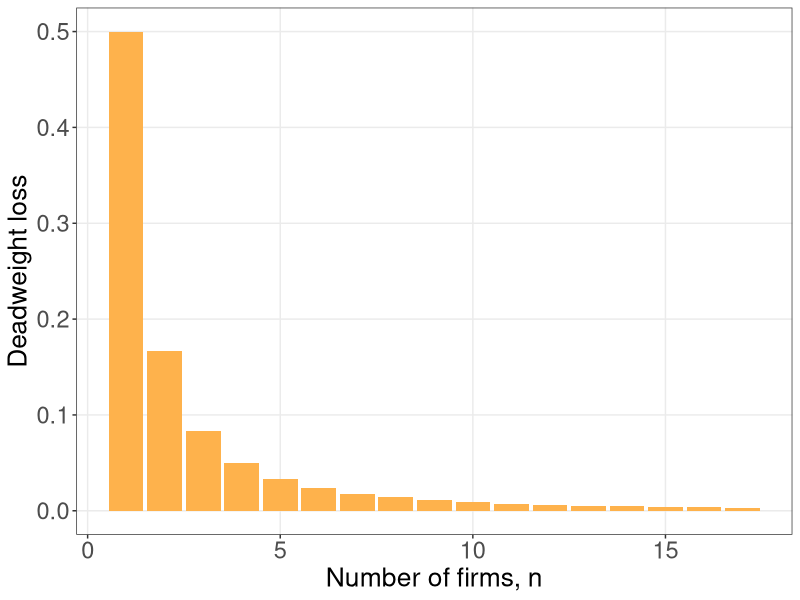
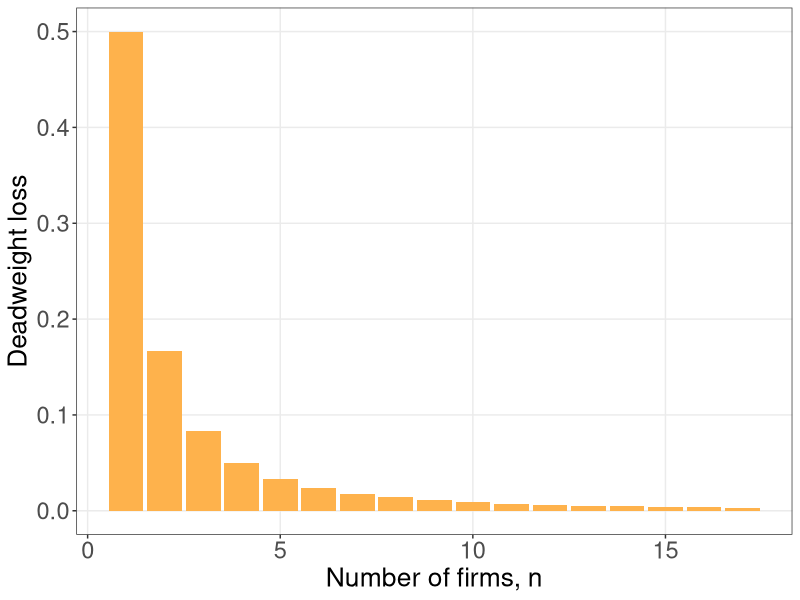

These charts were generated, in order, by the following R code:
require(shape)
pdf(file = "competitionmarkets/profit_consumersurplus_n.pdf", width = 9, height = 7)

#Set parameters for graphics
pointsize <- 1.8
axislabelsize <- 1.8
labelsize <- 1.5
namesize <- 1.8
annotatesize <- 1.5
graphlinewidth <- 2
segmentlinewidth <- 1.5

COL <- c("#7fc97f", "#beaed4", "#fdc086", "#ffff99", "#386cb0", "#f0027f", "#bf5b17", "#666666")
COLA <- c("#e0f3db", "#99d8c9","#66c2a4","#41ae76", "#238b45", "#005824")
COLB <- c("#c6dbef", "#4eb3d3", "#2b8cbe", "#0868ac","#084081")

par(mar =  c(6, 6, 4, 4))

deadweightLoss <- function(n, s = 0.5, pmax = 20, c1 = 2) {
  (1/2)*((c1 + ((1/(n+1))*(pmax -c1)  - c1)) )*((pmax - c1)/s -  (n/(n+1))*( (pmax - c1)/(s)))
}

dlProp <- function(n, s = 0.5, pmax = 20, c1 = 2) {
  ((1/2)*((c1 + ((1/(n+1))*(pmax -c1)  - c1)) )*((pmax - c1)/s -  (n/(n+1))*( (pmax - c1)/(s)))) / (0.5*(pmax - c1)*(n/(n+1))*(pmax - c1)/(s))
}



library(tidyverse)
xlims <- c(1, 17)

n <- seq(xlims[1], xlims[2], by = 1)
dlN <- dlProp(n)
df <- data.frame(n, dlN)

df %>%
  ggplot(aes(x = n, y = dlN)) + 
  geom_bar(stat = "identity", fill = "#feb24c") + 
  xlab("Number of firms, n") +
  ylab("Deadweight loss") + 
  theme_bw() + 
  theme(text = element_text(size = 17),
        axis.text = element_text(size = 17),
        axis.title = element_text(size = 19),
        panel.grid.minor = element_blank())

ggsave(file = "competitionmarkets/deadweight_loss_n.pdf", device = "pdf", width = 6, height = 4)
